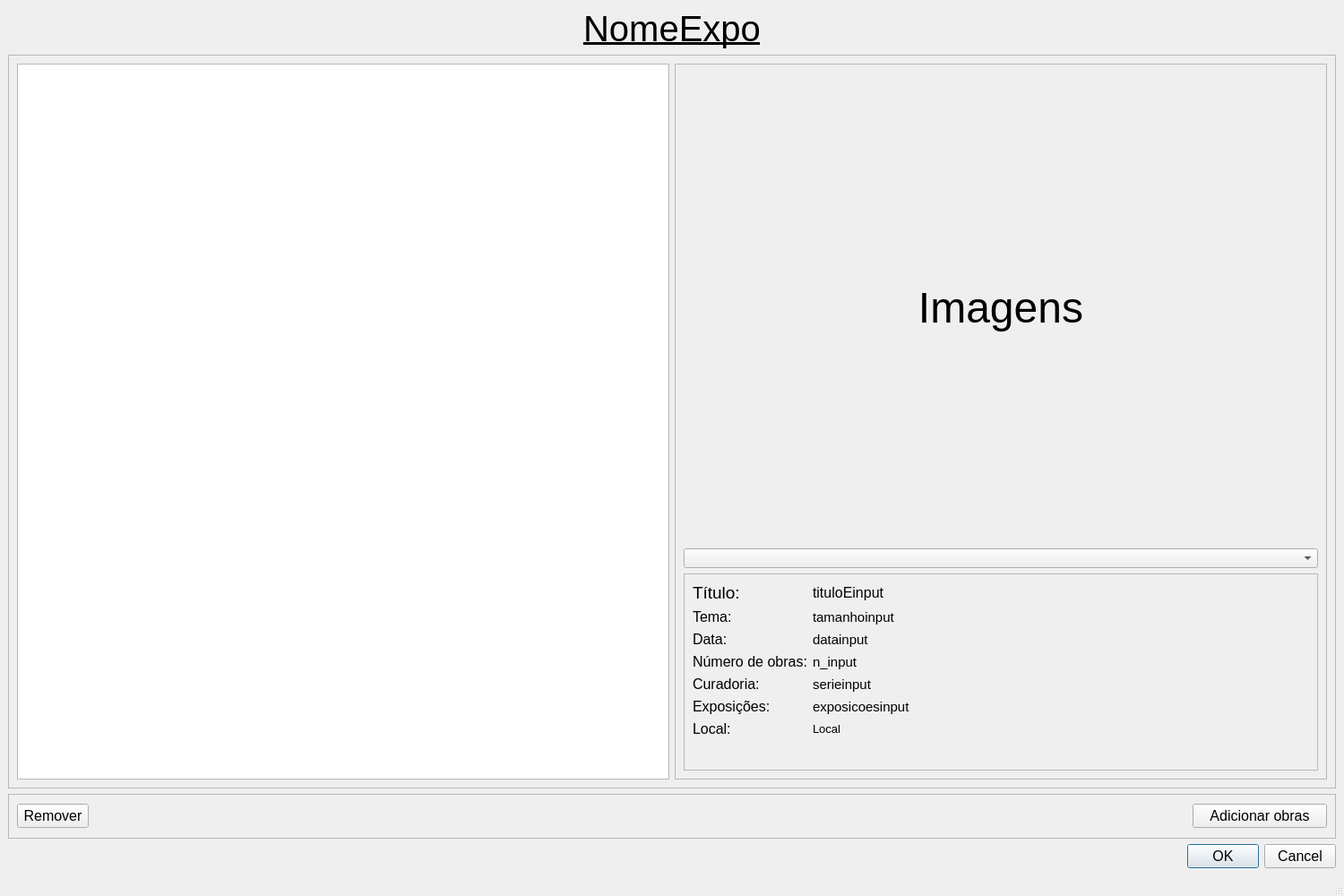
<?xml version="1.0" encoding="UTF-8"?>
<ui version="4.0">
 <class>MainWindow</class>
 <widget class="QMainWindow" name="MainWindow">
  <property name="geometry">
   <rect>
    <x>0</x>
    <y>0</y>
    <width>1500</width>
    <height>1000</height>
   </rect>
  </property>
  <property name="minimumSize">
   <size>
    <width>1500</width>
    <height>1000</height>
   </size>
  </property>
  <property name="windowTitle">
   <string>MainWindow</string>
  </property>
  <widget class="QWidget" name="centralwidget">
   <layout class="QGridLayout" name="gridLayout">
    <item row="1" column="0">
     <widget class="QFrame" name="frame">
      <property name="sizePolicy">
       <sizepolicy hsizetype="Minimum" vsizetype="Preferred">
        <horstretch>0</horstretch>
        <verstretch>0</verstretch>
       </sizepolicy>
      </property>
      <property name="minimumSize">
       <size>
        <width>600</width>
        <height>800</height>
       </size>
      </property>
      <property name="frameShape">
       <enum>QFrame::StyledPanel</enum>
      </property>
      <property name="frameShadow">
       <enum>QFrame::Raised</enum>
      </property>
      <layout class="QHBoxLayout" name="horizontalLayout">
       <item>
        <widget class="QTableWidget" name="tableWidget">
         <property name="sizePolicy">
          <sizepolicy hsizetype="Preferred" vsizetype="Expanding">
           <horstretch>0</horstretch>
           <verstretch>0</verstretch>
          </sizepolicy>
         </property>
        </widget>
       </item>
       <item>
        <widget class="QFrame" name="frame_2">
         <property name="sizePolicy">
          <sizepolicy hsizetype="Ignored" vsizetype="Ignored">
           <horstretch>0</horstretch>
           <verstretch>0</verstretch>
          </sizepolicy>
         </property>
         <property name="frameShape">
          <enum>QFrame::StyledPanel</enum>
         </property>
         <property name="frameShadow">
          <enum>QFrame::Raised</enum>
         </property>
         <layout class="QGridLayout" name="gridLayout_3">
          <item row="2" column="0">
           <widget class="QFrame" name="Frame_InfoExpoOP">
            <property name="sizePolicy">
             <sizepolicy hsizetype="Preferred" vsizetype="Maximum">
              <horstretch>0</horstretch>
              <verstretch>0</verstretch>
             </sizepolicy>
            </property>
            <property name="minimumSize">
             <size>
              <width>0</width>
              <height>56</height>
             </size>
            </property>
            <property name="maximumSize">
             <size>
              <width>16777215</width>
              <height>220</height>
             </size>
            </property>
            <property name="frameShape">
             <enum>QFrame::StyledPanel</enum>
            </property>
            <property name="frameShadow">
             <enum>QFrame::Raised</enum>
            </property>
            <layout class="QFormLayout" name="formLayout_5">
             <item row="0" column="0">
              <widget class="QLabel" name="label_31">
               <property name="font">
                <font>
                 <pointsize>14</pointsize>
                </font>
               </property>
               <property name="text">
                <string>Título:</string>
               </property>
              </widget>
             </item>
             <item row="1" column="0">
              <widget class="QLabel" name="label_32">
               <property name="font">
                <font>
                 <pointsize>12</pointsize>
                </font>
               </property>
               <property name="text">
                <string>Tema:</string>
               </property>
              </widget>
             </item>
             <item row="1" column="1">
              <widget class="QLabel" name="label_33">
               <property name="font">
                <font>
                 <pointsize>11</pointsize>
                </font>
               </property>
               <property name="text">
                <string>tamanhoinput</string>
               </property>
              </widget>
             </item>
             <item row="2" column="0">
              <widget class="QLabel" name="label_34">
               <property name="font">
                <font>
                 <pointsize>12</pointsize>
                </font>
               </property>
               <property name="text">
                <string>Data:</string>
               </property>
              </widget>
             </item>
             <item row="2" column="1">
              <widget class="QLabel" name="label_35">
               <property name="font">
                <font>
                 <pointsize>11</pointsize>
                </font>
               </property>
               <property name="text">
                <string>datainput</string>
               </property>
              </widget>
             </item>
             <item row="3" column="0">
              <widget class="QLabel" name="label_36">
               <property name="font">
                <font>
                 <pointsize>12</pointsize>
                </font>
               </property>
               <property name="text">
                <string>Número de obras:</string>
               </property>
              </widget>
             </item>
             <item row="3" column="1">
              <widget class="QLabel" name="label_37">
               <property name="font">
                <font>
                 <pointsize>11</pointsize>
                </font>
               </property>
               <property name="text">
                <string>n_input</string>
               </property>
              </widget>
             </item>
             <item row="4" column="0">
              <widget class="QLabel" name="label_38">
               <property name="font">
                <font>
                 <pointsize>12</pointsize>
                </font>
               </property>
               <property name="text">
                <string>Curadoria:</string>
               </property>
              </widget>
             </item>
             <item row="4" column="1">
              <widget class="QLabel" name="label_39">
               <property name="font">
                <font>
                 <pointsize>11</pointsize>
                </font>
               </property>
               <property name="text">
                <string>serieinput</string>
               </property>
              </widget>
             </item>
             <item row="5" column="0">
              <widget class="QLabel" name="label_40">
               <property name="font">
                <font>
                 <pointsize>12</pointsize>
                </font>
               </property>
               <property name="text">
                <string>Exposições:</string>
               </property>
              </widget>
             </item>
             <item row="5" column="1">
              <widget class="QLabel" name="label_41">
               <property name="font">
                <font>
                 <pointsize>11</pointsize>
                </font>
               </property>
               <property name="text">
                <string>exposicoesinput</string>
               </property>
              </widget>
             </item>
             <item row="6" column="0">
              <widget class="QLabel" name="label_16">
               <property name="font">
                <font>
                 <pointsize>12</pointsize>
                </font>
               </property>
               <property name="text">
                <string>Local:</string>
               </property>
              </widget>
             </item>
             <item row="6" column="1">
              <widget class="QLabel" name="label_17">
               <property name="font">
                <font>
                 <pointsize>10</pointsize>
                </font>
               </property>
               <property name="text">
                <string>Local</string>
               </property>
              </widget>
             </item>
             <item row="0" column="1">
              <widget class="QLabel" name="label_42">
               <property name="font">
                <font>
                 <pointsize>12</pointsize>
                </font>
               </property>
               <property name="text">
                <string>tituloEinput</string>
               </property>
              </widget>
             </item>
            </layout>
           </widget>
          </item>
          <item row="0" column="0">
           <widget class="QLabel" name="Imagens_expo_selecionadas">
            <property name="sizePolicy">
             <sizepolicy hsizetype="Minimum" vsizetype="Minimum">
              <horstretch>0</horstretch>
              <verstretch>0</verstretch>
             </sizepolicy>
            </property>
            <property name="minimumSize">
             <size>
              <width>400</width>
              <height>400</height>
             </size>
            </property>
            <property name="font">
             <font>
              <pointsize>36</pointsize>
             </font>
            </property>
            <property name="text">
             <string>Imagens</string>
            </property>
            <property name="alignment">
             <set>Qt::AlignCenter</set>
            </property>
           </widget>
          </item>
          <item row="1" column="0">
           <widget class="QComboBox" name="comboBox"/>
          </item>
         </layout>
        </widget>
       </item>
      </layout>
     </widget>
    </item>
    <item row="2" column="0">
     <widget class="QFrame" name="frame_3">
      <property name="sizePolicy">
       <sizepolicy hsizetype="Minimum" vsizetype="Maximum">
        <horstretch>0</horstretch>
        <verstretch>0</verstretch>
       </sizepolicy>
      </property>
      <property name="minimumSize">
       <size>
        <width>0</width>
        <height>50</height>
       </size>
      </property>
      <property name="frameShape">
       <enum>QFrame::StyledPanel</enum>
      </property>
      <property name="frameShadow">
       <enum>QFrame::Raised</enum>
      </property>
      <layout class="QGridLayout" name="gridLayout_4">
       <property name="topMargin">
        <number>9</number>
       </property>
       <property name="bottomMargin">
        <number>9</number>
       </property>
       <item row="0" column="1">
        <spacer name="horizontalSpacer">
         <property name="orientation">
          <enum>Qt::Horizontal</enum>
         </property>
         <property name="sizeType">
          <enum>QSizePolicy::MinimumExpanding</enum>
         </property>
         <property name="sizeHint" stdset="0">
          <size>
           <width>400</width>
           <height>20</height>
          </size>
         </property>
        </spacer>
       </item>
       <item row="0" column="0">
        <widget class="QPushButton" name="RemovefromExpo">
         <property name="font">
          <font>
           <pointsize>12</pointsize>
          </font>
         </property>
         <property name="text">
          <string>Remover</string>
         </property>
        </widget>
       </item>
       <item row="0" column="2">
        <widget class="QPushButton" name="Add_a_expo">
         <property name="sizePolicy">
          <sizepolicy hsizetype="Minimum" vsizetype="Fixed">
           <horstretch>0</horstretch>
           <verstretch>0</verstretch>
          </sizepolicy>
         </property>
         <property name="minimumSize">
          <size>
           <width>150</width>
           <height>0</height>
          </size>
         </property>
         <property name="sizeIncrement">
          <size>
           <width>0</width>
           <height>4</height>
          </size>
         </property>
         <property name="font">
          <font>
           <pointsize>12</pointsize>
          </font>
         </property>
         <property name="layoutDirection">
          <enum>Qt::LeftToRight</enum>
         </property>
         <property name="text">
          <string>Adicionar obras</string>
         </property>
        </widget>
       </item>
      </layout>
     </widget>
    </item>
    <item row="3" column="0">
     <widget class="QDialogButtonBox" name="buttonBox_Expo_OP">
      <property name="font">
       <font>
        <pointsize>12</pointsize>
       </font>
      </property>
      <property name="standardButtons">
       <set>QDialogButtonBox::Cancel|QDialogButtonBox::Ok</set>
      </property>
     </widget>
    </item>
    <item row="0" column="0">
     <widget class="QLabel" name="label_nome">
      <property name="font">
       <font>
        <pointsize>30</pointsize>
        <weight>50</weight>
        <italic>false</italic>
        <bold>false</bold>
        <underline>true</underline>
       </font>
      </property>
      <property name="text">
       <string>NomeExpo</string>
      </property>
      <property name="alignment">
       <set>Qt::AlignCenter</set>
      </property>
     </widget>
    </item>
   </layout>
  </widget>
  <widget class="QMenuBar" name="menubar">
   <property name="geometry">
    <rect>
     <x>0</x>
     <y>0</y>
     <width>1500</width>
     <height>21</height>
    </rect>
   </property>
  </widget>
  <widget class="QStatusBar" name="statusbar"/>
 </widget>
 <resources/>
 <connections/>
</ui>
